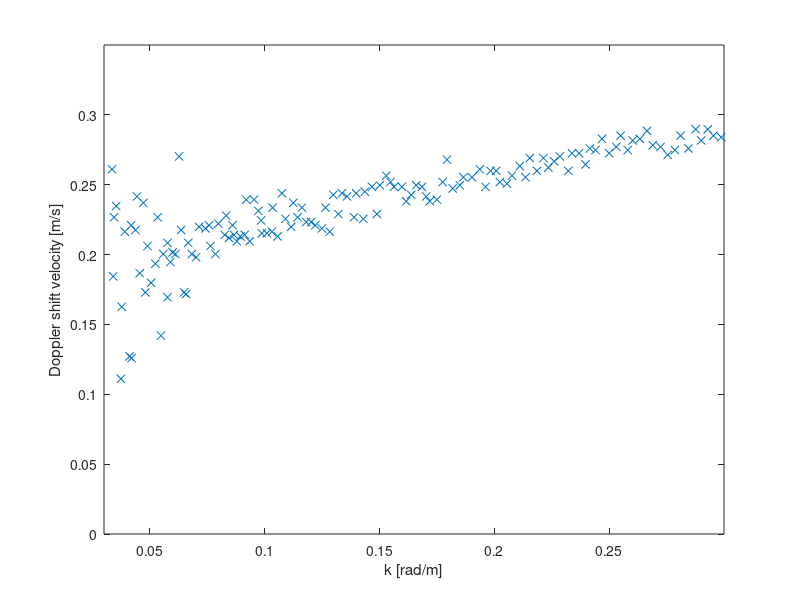
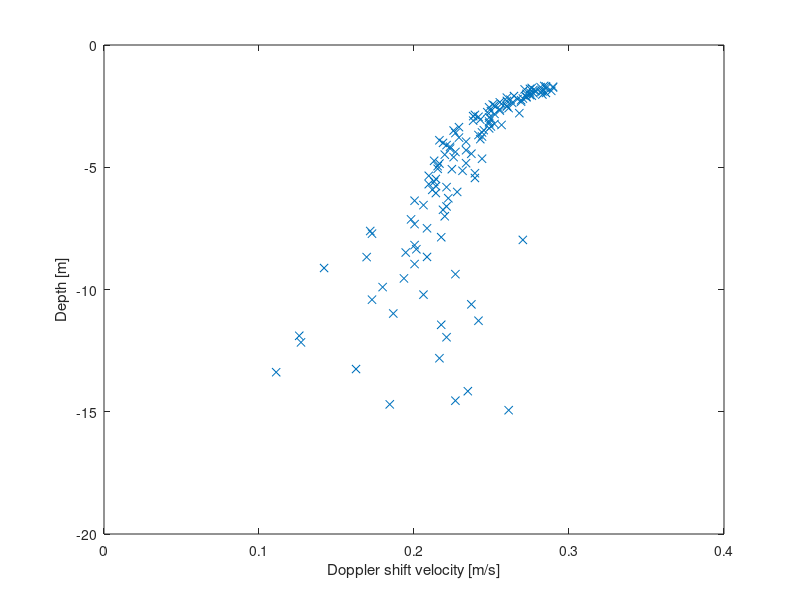

Source code (MATLAB) for these figures, in order: (Note: this script raises an error after producing the figures.)
%PEDM analysis of Lund 2015 data fig. 6, extracted by calibrated mouse
%clicks from PDF (i.e. not actual official data).

data = [0.03347441026676006, 0.26106870229007634
0.0353133569978512, 0.23473282442748092
0.034371920743651536, 0.2267175572519084
0.03401695297567462, 0.18435114503816796
0.03772690038346016, 0.16259541984732825
0.03736243515011931, 0.11106870229007632
0.04111155960253108, 0.12709923664122136
0.042043498391366806, 0.12595419847328246
0.03902686595514822, 0.21641221374045802
0.04183099260384884, 0.22099236641221373
0.04369368299834981, 0.21755725190839695
0.044340697826267615, 0.2416030534351145
0.047135327009604315, 0.2370229007633588
0.045527880996758995, 0.18664122137404582
0.048001970724063016, 0.17290076335877863
0.050497429748435886, 0.17977099236641222
0.04896952500801349, 0.20610687022900764
0.052377927890494225, 0.19351145038167938
0.053345482174444694, 0.2267175572519084
0.06272185485498559, 0.2702290076335878
0.05580651288687331, 0.20038167938931298
0.0576810751130792, 0.2083969465648855
0.05891099687770826, 0.1946564885496183
0.059851245948737426, 0.2015267175572519
0.061094226728241906, 0.20038167938931298
0.05764071088528249, 0.16946564885496182
0.05481284057317204, 0.14198473282442747
0.064798238220175, 0.17290076335877863
0.06573017700901074, 0.1717557251908397
0.0636003704011492, 0.21755725190839695
0.06670129284247267, 0.2083969465648855
0.06824819251362292, 0.20038167938931298
0.07011207009129439, 0.19809160305343512
0.07137879453420869, 0.2198473282442748
0.07417698526705685, 0.21870229007633588
0.07573456958674155, 0.22099236641221373
0.07634122018686265, 0.20610687022900764
0.07851257820569137, 0.20038167938931298
0.07977930264860567, 0.22213740458015266
0.08320670046181425, 0.22786259541984732
0.08257037028243087, 0.21412213740458017
0.08443424786010235, 0.2118320610687023
0.08599895527880998, 0.22099236641221373
0.0866139161611245, 0.21412213740458017
0.0878533353911175, 0.20954198473282443
0.08941210689397268, 0.21297709923664124
0.09127954602115561, 0.21412213740458017
0.09345209122315484, 0.20954198473282443
0.0919277480322439, 0.23931297709923666
0.09534920992960005, 0.23931297709923666
0.09720715159141904, 0.23129770992366414
0.09844419645507106, 0.22442748091603054
0.09874574098037588, 0.2152671755725191
0.10092303491505705, 0.2152671755725191
0.10310151603290872, 0.21641221374045802
0.10343036577113485, 0.233587786259542
0.10558629040874717, 0.21297709923664124
0.10748459629836288, 0.24389312977099237
0.10902081132097872, 0.22557251908396947
0.11150321133047619, 0.2198473282442748
0.11245414505003978, 0.2370229007633588
0.1143097123455178, 0.2267175572519084
0.1161830873885532, 0.233587786259542
0.11803865468403123, 0.22328244274809161
0.1202159486187124, 0.22328244274809161
0.12207982619638387, 0.22099236641221373
0.12487682974606153, 0.21870229007633588
0.12644747308062165, 0.233587786259542
0.1282959172770767, 0.21641221374045802
0.1298784324433417, 0.24274809160305344
0.132041480179977, 0.22900763358778625
0.13361212351453708, 0.24389312977099237
0.13578704308287728, 0.2416030534351145
0.13888202960834828, 0.2267175572519084
0.1398329633279119, 0.24389312977099237
0.1429243883038714, 0.22557251908396947
0.1435666543991073, 0.2450381679389313
0.14668063585530616, 0.24847328244274808
0.14883774767608898, 0.22900763358778625
0.1501032849358328, 0.24961832061068703
0.1529097859508744, 0.2564885496183206
0.15477128916220484, 0.25190839694656486
0.15632293756603713, 0.24847328244274808
0.15974439946339325, 0.24847328244274808
0.16159996675887128, 0.23816793893129773
0.16378200942623442, 0.24274809160305344
0.16596642645993856, 0.24961832061068703
0.16845357520211798, 0.24847328244274808
0.17031270404710747, 0.2416030534351145
0.1718643524509397, 0.23816793893129773
0.17497595954079762, 0.23931297709923666
0.17747735448102292, 0.25190839694656486
0.17936022698942225, 0.26793893129770996
0.18182719361770333, 0.24732824427480915
0.1849399878907317, 0.24961832061068703
0.18650113375992786, 0.2553435114503817
0.19023363764795273, 0.2553435114503817
0.19366103546116134, 0.26106870229007634
0.1961363123716359, 0.24847328244274808
0.19832547813802195, 0.2599236641221374
0.20081381406337187, 0.2599236641221374
0.20236071373452214, 0.25190839694656486
0.20546994645803907, 0.250763358778626
0.2076531763085727, 0.2564885496183206
0.2110817613049518, 0.2633587786259542
0.21356178694810826, 0.2553435114503817
0.2154422850901666, 0.26908396946564883
0.2185432075314901, 0.2599236641221374
0.22135208291287267, 0.26908396946564883
0.2235222537485309, 0.26221374045801527
0.22601533840656282, 0.266793893129771
0.2285072358814242, 0.2702290076335878
0.23222905512091466, 0.2599236641221374
0.23379732408913378, 0.27251908396946567
0.23690774399582118, 0.27251908396946567
0.23969881162964637, 0.2645038167938931
0.24157693540536374, 0.27595419847328245
0.24406408414754316, 0.2748091603053435
0.2468717723457553, 0.2828244274809161
0.24997150760390827, 0.27251908396946567
0.25308667624327763, 0.2770992366412214
0.2549612384694835, 0.28511450381679393
0.2580609737276364, 0.2748091603053435
0.26024539076134057, 0.2816793893129771
0.2633569978511985, 0.2828244274809161
0.26647335367373837, 0.2885496183206107
0.26895100495055385, 0.2782442748091603
0.2723712796647395, 0.2770992366412214
0.2754757636555744, 0.27137404580152674
0.2785897451117733, 0.2748091603053435
0.28108876568565766, 0.28511450381679393
0.28450073011764987, 0.27595419847328245
0.2876253962223832, 0.28969465648854964
0.29010542186553967, 0.2816793893129771
0.2929131100637518, 0.28969465648854964
0.29539669725641976, 0.28511450381679393
0.29881697197060536, 0.28396946564885495];

[kvals,inds] = sort(data(:,1)');
u = data(inds,2)';

%kvals - wavenumber values in [rad/m]
%u - Doppler shift values in [m/s]

figure(1);plot(kvals,u,'x');
xlim([0.03,0.3]);ylim([0,0.35]);
ylabel('Doppler shift velocity [m/s]');xlabel('k [rad/m]');


effDepths = -(2*kvals).^-1;%Effective depths for each k-value
figure(2);plot(...
    u,effDepths,'x');
xlim([0,0.4]);
xlabel('Doppler shift velocity [m/s]');ylabel('Depth [m]');


%% Perform PEDM.

zvect = linspace(effDepths(1),0,400);

[pPEDM,pEDM,eps_PEDM,eps_EDM] = pedm(kvals,u,[],[],[],[]);

figure(3);hp = plot(...
    u,effDepths,'x',...
    polyval(pEDM,zvect),zvect,'-.',...
    polyval(pPEDM,zvect),zvect,'--k');
xlim([0,0.4]);

ylim([min(effDepths),0]);
hl = legend('$\{Z_{\mathrm{eff}}(k_i),u_i\}$','EDM','PEDM','Location','nw');legend boxoff;
set(hl,'Interpreter','latex');
xlabel('[m/s]','Interpreter','latex');
ylabel('$z$ [m]','Interpreter','latex');
drawnow;

